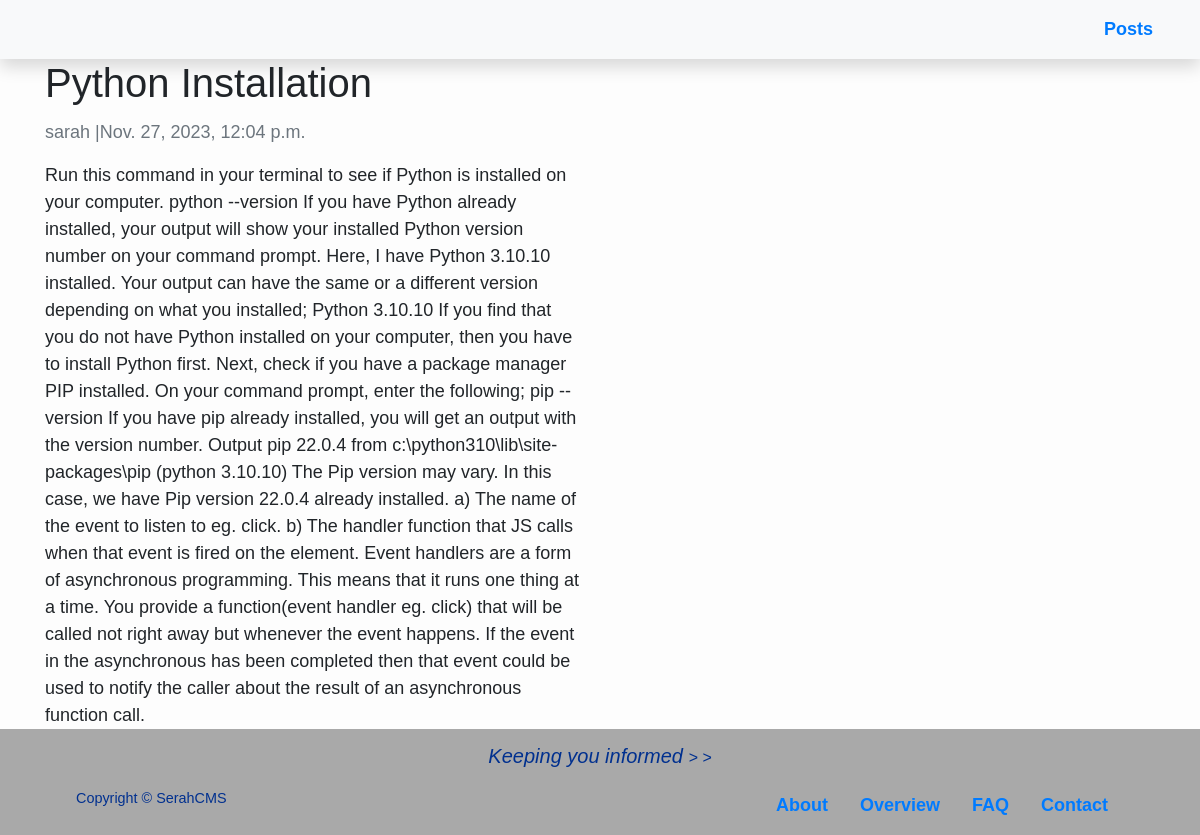
/installing-python/, run on the app's committed database.
### blog/models.py (models this page shows, shortened)
class Posts(models.Model):
    title = models.CharField(max_length=200, unique=True)
    content = models.TextField()
    slug = models.SlugField(max_length=200, unique=True)
    meta_description = models.CharField(max_length=300, default="new post")
    author = models.ForeignKey(User, on_delete=models.CASCADE)
    created_on = models.DateTimeField()
    updated_on = models.DateTimeField(auto_now=True)
    status = models.IntegerField(choices=STATUS, default=0)
    class Meta:
        ordering = ["-created_on"]
        verbose_name_plural = 'Posts'

### blog/views.py (the view)
# urls.py: path('<slug:slug>/', views.PostDetail.as_view(), name='post_detail'),
class PostDetail(generic.DetailView):  # view for each post
    model = Posts
    template_name = 'post.html'

### templates/post.html
{% extends 'base.html' %}
{% block content %}
    <div class="container">
        <div class="row">
            <div class="col-md-6 left">
                <h1 class="card-title">{% block title %} {{ object.title }} {% endblock title %}</h1>
                <p class=" text-muted">{{ object.author }} |{{ object.created_on }}</p>
                <p class="card-text">{{ object.content | safe }}</p>
            </div>
        </div>
    </div>
{% endblock content %}

### templates/base.html (style rules this page uses)
html, body { height: 100%; }
body { font-family: sans-serif; font-size: 18px; background-color: #fdfdfd; display: flex; flex-direction: column; }

### data on the page
Posts: title "Python Installation", author "sarah", created_on "Nov. 27, 2023, 12:04 p.m.", content "Run this command in your terminal to see if Python is installed on your computer. python --version If you have Python already installed, your output will show your installed Python version number on your command prompt. Here, I have Python 3.10.10 installed. Your output can have the same or a different version depending on what you installed; Python 3.10.10 If you find that you do not have Python installed on your computer, then you have to install Python first. Next, check if you have a package manager PIP installed. On your command prompt, enter the following; pip --version If you have pip already installed, you will get an output with the version number. Output pip 22.0.4 from…"
